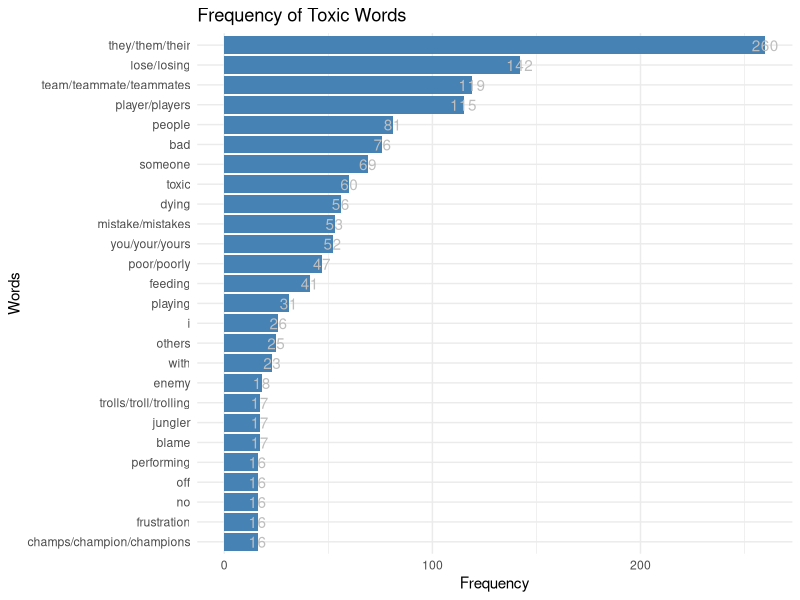
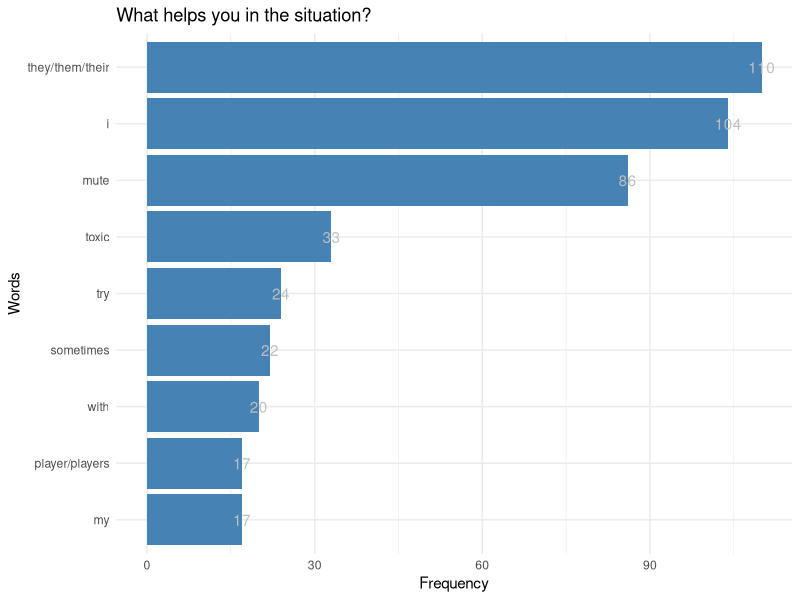
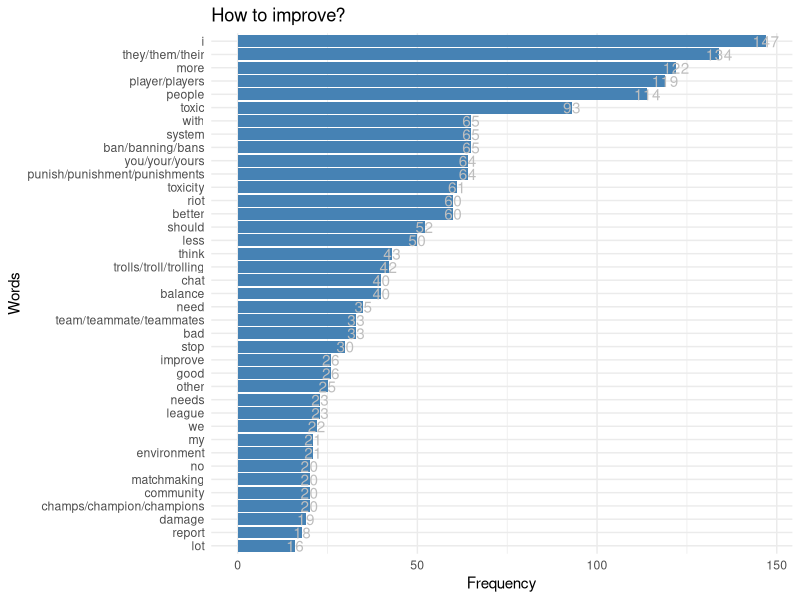
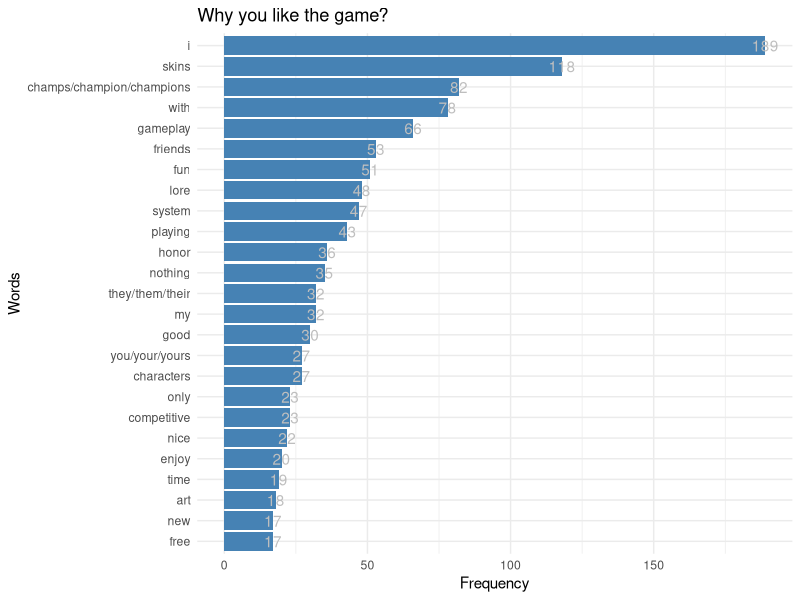

The R script that drew these images, in order:
library(plyr)
library(ggplot2)
library(gridExtra)
#default settings
min = 15
toxicword              = read.csv("toxicword.csv", header = TRUE)
howtohelpyourself      = read.csv("howtohelpyourself.csv", header = TRUE)
howtoimprove           = read.csv("howtoimprove.csv", header = TRUE)
like                   = read.csv("like.csv", header = TRUE)



colnames(toxicword)[colnames(toxicword) == 'What.do.you.think.are.the.most.common.situations.in.game.that.spur.the.players.to.become.toxic.'] <- 'toxicword'
colnames(howtohelpyourself)[colnames(howtohelpyourself) == 'Q16_6_TEXT...Other'] <- 'howtohelpyourself'
colnames(howtoimprove)[colnames(howtoimprove) == 'What.are.your.thoughts.on.improving.the.overall.gaming.environment.'] <- 'howtoimprove'
colnames(like)[colnames(like) == 'What.are.things.you.like.about.LoL..e.g...honor.system..fancy.skins..etc.....'] <- 'like'
toxicword   <- gsub("[^[:alnum:]///' ]", " ", toxicword$toxicword)
howtohelpyourself   <- gsub("[^[:alnum:]///' ]", " ", howtohelpyourself$howtohelpyourself)
howtoimprove   <- gsub("[^[:alnum:]///' ]", " ", howtoimprove$howtoimprove)
like   <- gsub("[^[:alnum:]///' ]", " ", like$like)



#remove all speical characters
#combine words
clean <- function(dataset){
  
  dataset   <- gsub("/", " ", dataset)
  dataset   <- strsplit(dataset, " ")
  dataset   <- unlist(dataset)
  dataset   <- tolower(dataset)
  
  for (q in 1:length(dataset)){
    if (dataset[q] == "match"){
      if (dataset[q+1] == "making"){
        dataset[q]   = "matchmaking"
        dataset[q+1] = ""
      }
    }
    if (dataset[q] == "other"){
      if (dataset[q+1] == "people"){
        print (q)
        dataset[q]   = "other people"
        dataset[q+1] = ""
      }
      if (dataset[q+1] == "player"){
        print (q)
        dataset[q]   = "other player"
        dataset[q+1] = ""
      }
      if (dataset[q+1] == "players"){
        print (q)
        dataset[q]   = "other players"
        dataset[q+1] = ""
      }
      if (dataset[q+1] == "teammates"){
        print ("teammates")
        dataset[q]   = "other players"
        dataset[q+1] = ""
      }
    }
  }
  
  for (q in 1:length(dataset)){
    if (dataset[q] == "mistake"){
      dataset[q] = "mistake/mistakes"
    }
    if (dataset[q] == "mistakes"){
      dataset[q] = "mistake/mistakes"
    }
    if (dataset[q] == "they"){
      dataset[q] = "they/them/their"
    }
    if (dataset[q] == "them"){
      dataset[q] = "they/them/their"
    }
    if (dataset[q] == "their"){
      dataset[q] = "they/them/their"
    }
    if (dataset[q] == "you"){
      dataset[q] = "you/your/yours"
    }
    if (dataset[q] == "yours"){
      dataset[q] = "you/your/yours"
    }
    if (dataset[q] == "your"){
      dataset[q] = "you/your/yours"
    }
    if (dataset[q] == "player"){
      dataset[q] = "player/players"
    }
    if (dataset[q] == "players"){
      dataset[q] = "player/players"
    }
    if (dataset[q] == "poor"){
      dataset[q] = "poor/poorly"
    }
    if (dataset[q] == "poorly"){
      dataset[q] = "poor/poorly"
    }
    if (dataset[q] == "team"){
      dataset[q] = "team/teammate/teammates"
    }
    if (dataset[q] == "teammate"){
      dataset[q] = "team/teammate/teammates"
    }
    if (dataset[q] == "teammates"){
      dataset[q] = "team/teammate/teammates"
    }
    if (dataset[q] == "champs"){
      dataset[q] = "champs/champion/champions"
    }
    if (dataset[q] == "champion"){
      dataset[q] = "champs/champion/champions"
    }
    if (dataset[q] == "champions"){
      dataset[q] = "champs/champion/champions"
    }
    if (dataset[q] == "ban"){
      dataset[q] = "ban/banning/bans"
    }
    if (dataset[q] == "banning"){
      dataset[q] = "ban/banning/bans"
    }
    if (dataset[q] == "bans"){
      dataset[q] = "ban/banning/bans"
    }
    if (dataset[q] == "losing"){
      dataset[q] = "lose/losing"
    }
    if (dataset[q] == "lose"){
      dataset[q] = "lose/losing"
    }
    if (dataset[q] == "punishment"){
      dataset[q] = "punish/punishment/punishments"
    }
    if (dataset[q] == "punish"){
      dataset[q] = "punish/punishment/punishments"
    }
    if (dataset[q] == "punishments"){
      dataset[q] = "punish/punishment/punishments"
    }
    if (dataset[q] == "trolls"){
      dataset[q] = "trolls/troll/trolling"
    }
    if (dataset[q] == "troll"){
      dataset[q] = "trolls/troll/trolling"
    }
    if (dataset[q] == "trolling"){
      dataset[q] = "trolls/troll/trolling"
    }
  }

  #filter out the unmeaningful words
  dataset   <- lapply(dataset, function(x) x[!x %in% c(
    "", " ",                                          #blank
    "be","is","are", "am","being",                  #be
    "in","out","to","on","by", "at", "from",         #space
    "as","doing", "just","for","if","it", "of",     #other
    "a","the","that", "early","game","getting","lane",
    "or","and","not","one","when","want","like","play",
    "do","because","another","get","games","don't",
    "something","go","having","way","what","back","all","but",
    "so","will","usually","also","can","most","anymore",
    "it's","its","some","this","now","have","itself","an",
    "dont","know","really","where","was","who","would","making",
    "else","remove","then","than","make","much","even","feel","behavior",
    "up","there","fix"
  )])
  dataset   <- unlist(dataset)
  dataset
}


toxicword                   <- clean(toxicword)
howtohelpyourself           <- clean(howtohelpyourself)
howtoimprove                <- clean(howtoimprove)
like                        <- clean(like)

#establishing frequencies
counts_toxicword          <- data.frame((table(toxicword)))
counts_howtohelpyourself  <- data.frame((table(howtohelpyourself)))
counts_howtoimprove       <- data.frame((table(howtoimprove)))
counts_like               <- data.frame((table(like)))

counts_toxicword         <- subset(counts_toxicword, counts_toxicword$Freq > min)
counts_howtohelpyourself <- subset(counts_howtohelpyourself, counts_howtohelpyourself$Freq > min)
counts_howtoimprove      <- subset(counts_howtoimprove, counts_howtoimprove$Freq > min)
counts_like              <- subset(counts_like, counts_like$Freq > min)

pdf("Toxic Behavior Self Report Word Frequency Analysis", onefile = TRUE, title = "graphic")

counts_toxicword_graph <-ggplot(counts_toxicword, aes( x = reorder(toxicword, +Freq), y = Freq)) +geom_bar(stat = "identity", fill = "steelblue") + theme_minimal()+
  xlab("Words") + ylab("Frequency") +
  ggtitle("Frequency of Toxic Words") +
  geom_text(aes(label = Freq), color = "grey") +
  coord_flip()


counts_howtohelpyourself_graph <-ggplot(counts_howtohelpyourself, aes(x = reorder(howtohelpyourself, +Freq), y = Freq)) +geom_bar(stat = "identity", fill = "steelblue") + theme_minimal()+
  xlab("Words") + ylab("Frequency") +
  ggtitle("What helps you in the situation?") +
  geom_text(aes(label = Freq), color = "grey") +
  coord_flip()


counts_howtoimprove_graph <-ggplot(counts_howtoimprove, aes(x = reorder(howtoimprove, +Freq), y = Freq)) +geom_bar(stat = "identity", fill = "steelblue") + theme_minimal()+
  xlab("Words") + ylab("Frequency") +
  ggtitle("How to improve?") +
  geom_text(aes(label = Freq), color = "grey") +
  coord_flip()


counts_like_graph <-ggplot(counts_like, aes(x = reorder(like, +Freq), y = Freq)) +geom_bar(stat = "identity", fill = "steelblue") + theme_minimal()+
  xlab("Words") + ylab("Frequency") +
  ggtitle("Why you like the game?") +
  geom_text(aes(label = Freq), color = "grey") +
  coord_flip()



grid.arrange(counts_toxicword_graph)
grid.arrange(counts_howtohelpyourself_graph)
grid.arrange(counts_howtoimprove_graph)
grid.arrange(counts_like_graph)

dev.off()
